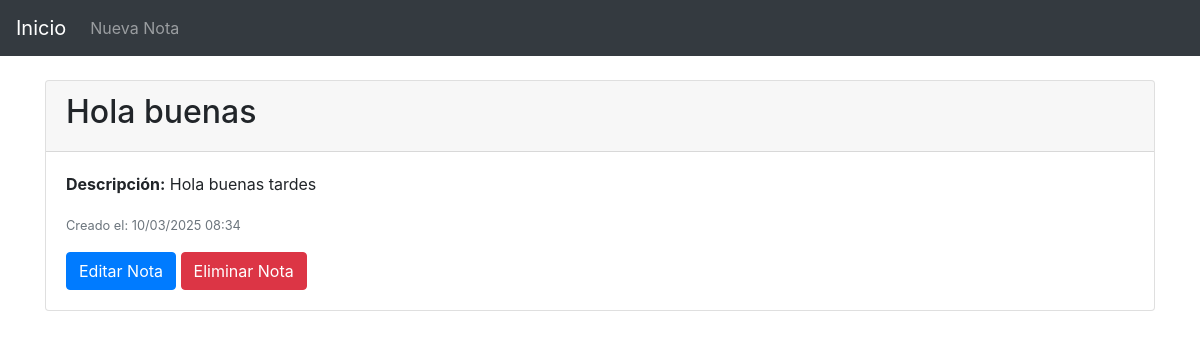
/note/4, run on the app's committed database.
### proyectoFinal/models.py (models this page shows)
class Note(models.Model):
    title = models.CharField(max_length=100)
    description = models.CharField(max_length=200)
    created_at = models.DateTimeField(auto_now_add=True)
    state = models.CharField(
        max_length=20,
        choices=[
            ('por_realizar', 'Por Realizar'),
            ('en_transito', 'En Transito'),
            ('completada', 'Completada')
        ],
        default='por_realizar'
    )

### proyectoFinal/views.py (the view)
# urls.py: path('note/<int:id>', views.note, name='note'),
def note(request, id):
    _note = Note.objects.get(id=id)
    return render(request, 'notes/note.html', {'note': _note})

### templates/notes/note.html (shortened to what this page needs)
{% extends 'base.html' %}
{% block content %}
    <div class="card mb-3">
        <div class="card-header">
            <h2>{{ note.title }}</h2>
        </div>
        <div class="card-body">
            <p class="card-text"><strong>Descripción:</strong> {{ note.description }}</p>
            <p class="card-text">
                <small class="text-muted">
                    Creado el: {{ note.created_at|date:"d/m/Y H:i" }}
                </small>
            </p>
            <a href="{% url 'edit_note' note.id %}" class="btn btn-primary">Editar Nota</a>
            <a href="{% url 'delete_note' note.id %}" class="btn btn-danger">Eliminar Nota</a>
        </div>
    </div>
{% endblock %}

### data on the page
Note: title "Hola buenas", description "Hola buenas tardes", created_at "10/03/2025 08:34"
